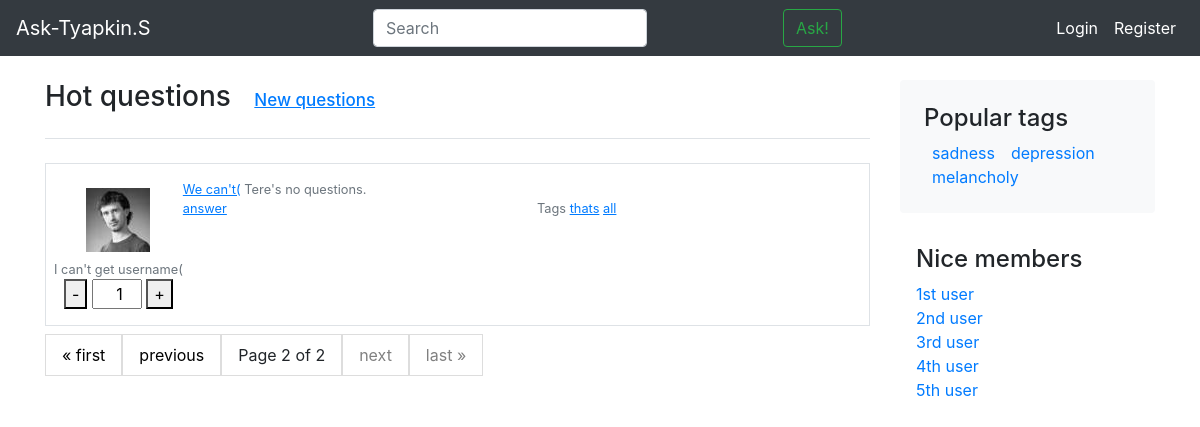
The page /hot/?page=2 on the database its author committed.
### blog/models.py (models this page shows, shortened)
class Question(models.Model):
    title = models.CharField(max_length=1024, verbose_name='Title')
    text = models.TextField(verbose_name='Text', default="")
    date_create = models.DateField(auto_now_add=True, verbose_name='Create date')
    author = models.ForeignKey('Author', on_delete=models.CASCADE)
    tags = models.CharField(max_length=1024, verbose_name='Tags')
    objects = QuestionManager()
    class Meta:
        verbose_name = 'Question'
        verbose_name_plural = 'Questions'

### app/views.py (the view)
# urls.py: path('hot/', views.hot, name="hot"),
def hot(request):
    questions = Question.objects.all()
    paginator = Paginator(questions, 4)
    page = request.GET.get('page', 1)
    questions = paginator.get_page(page)
    return render(request, 'hot.html', {'questions': questions})

### templates/hot.html
{% extends 'inc/base.html' %}
{% load static %}
{% block content %}
  <h3 class="pb-4 mb-4 border-bottom">
    Hot questions
    <a href="{% url 'home'%}" class="text-u" style="font-size: 17px; padding-left: 1rem;">
      New questions
    </a>
  </h3>
    {% for question in questions %}
      {% include 'inc/one_question.html' %}
    {% endfor %}
<ul class="pagination">
    {% if questions.has_previous %}
    <li><a href="?page=1">&laquo; first</a></li>
    <li><a href="?page={{ questions.previous_page_number }}">previous</a></li>
    {% else %}
    <li><a style="color: gray">&laquo; first</a></li>
    <li><a style="color: gray">previous</a></li>
    {% endif %}
    <li>
        <a>Page {{ questions.number }} of {{ questions.paginator.num_pages }}</a>
    </li>
    {% if questions.has_next %}
    <li><a href="?page={{ questions.next_page_number }}">next</a></li>
    <li><a href="?page={{ questions.paginator.num_pages }}">last &raquo;</a></li>
    {% else %}
    <li><a style="color: gray">next</a></li>
    <li><a style="color: gray">last &raquo;</a></li>
    {% endif %}
</ul>
{% endblock content %}

### templates/inc/one_question.html
{% load static %}
<div class="media text-muted pt-3 border p-2 mb-2">
      <ol class="list-unstyled mb-0" style="text-align: center">
          <img src="{% static 'img/your_avatar.jpg' %}" class="p-2" alt="Avatar">
          <div class="small"><span>I can't get username(</span></div>
        <li>
          <div class="def-number-input number-input safari_only">
            <button onclick="this.parentNode.querySelector('input[type=number]').stepDown()" class="minus">-</button>
            <label><input class="quantity" min="0" name="quantity" value="1" type="number" style="pointer-events: none; width: 50px; text-align: right;"></label>
            <button onclick="this.parentNode.querySelector('input[type=number]').stepUp()" class="plus">+</button>
          </div>
        </li>
      </ol>
      <div class="media-body pb-3 mb-0 small lh-125">
        <a href="{% url 'question' question.id%}" class="text-u">{{ question.title }}</a>
        <span>{{ question.text }}</span>
        <div class="row mb-3">
          <div class="col-6">
            <a href="{% url 'question' question.id%}" class="text-u">answer</a></div>
          <div class="col-6">
            <span>Tags</span>
              {% for ntag in question.tags.split %}
                 <a href="{% url 'tag' ntag %}" class="text-u">{{ ntag }}</a>
              {% endfor %}
          </div>
        </div>
      </div>
</div>

### static/css/navbar-top.css (style rules this page uses)
body { min-height: 75rem; }
.text-u { text-decoration: underline; }
ul.pagination li a { color: black; float: left; padding: 8px 16px; text-decoration: none; border: 1px solid #ddd; }

### rows shown on the page
Question: title "We can't(", text "Tere's no questions.", split "thats" "all"

### other values the page prints
{{ questions.number }} "2"
{{ questions.paginator.num_pages }} "2"
